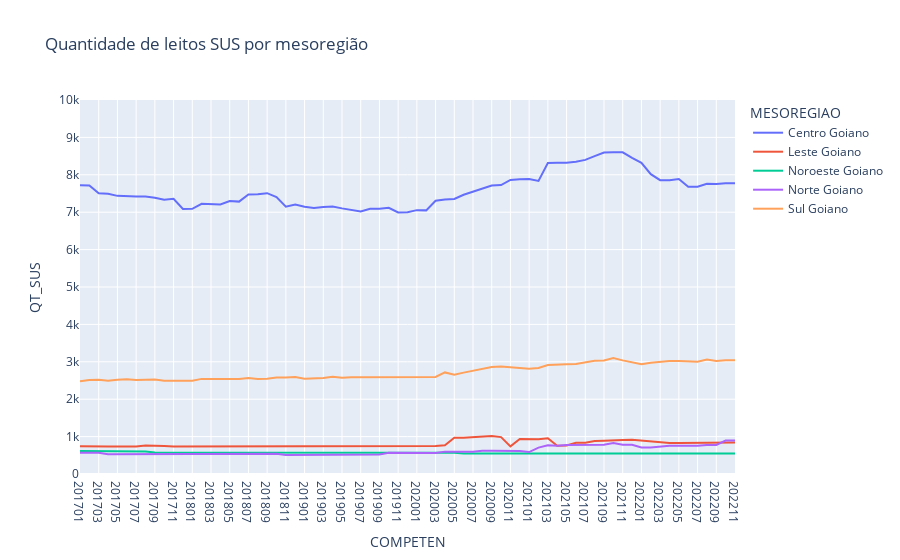

Here is the notebook cell this chart was saved with:
### Markdown cell above
### Sus

### Code cell
px.line(leitos_por_regiao, x="COMPETEN", y="QT_SUS", color="MESOREGIAO", title="Quantidade de leitos SUS por mesoregião", range_y=[0, 10000])
